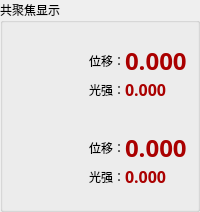
             <widget class="QGroupBox" name="groupBox_2">
              <property name="font">
               <font>
                <family>微软雅黑</family>
               </font>
              </property>
              <property name="title">
               <string>共聚焦显示</string>
              </property>
              <layout class="QVBoxLayout" name="verticalLayout_5">
               <property name="spacing">
                <number>10</number>
               </property>
               <property name="rightMargin">
                <number>0</number>
               </property>
               <item>
                <layout class="QHBoxLayout" name="horizontalLayout_15" stretch="2,1">
                 <property name="spacing">
                  <number>0</number>
                 </property>
                 <item>
                  <widget class="QWidget" name="widget_plot_top" native="true"/>
                 </item>
                 <item>
                  <layout class="QGridLayout" name="gridLayout_15">
                   <property name="topMargin">
                    <number>10</number>
                   </property>
                   <property name="rightMargin">
                    <number>10</number>
                   </property>
                   <property name="bottomMargin">
                    <number>10</number>
                   </property>
                   <property name="spacing">
                    <number>0</number>
                   </property>
                   <item row="0" column="0">
                    <widget class="QLabel" name="label_25">
                     <property name="text">
                      <string>位移：</string>
                     </property>
                     <property name="alignment">
                      <set>Qt::AlignRight|Qt::AlignTrailing|Qt::AlignVCenter</set>
                     </property>
                    </widget>
                   </item>
                   <item row="1" column="0">
                    <widget class="QLabel" name="label_26">
                     <property name="text">
                      <string>光强：</string>
                     </property>
                     <property name="alignment">
                      <set>Qt::AlignRight|Qt::AlignTrailing|Qt::AlignVCenter</set>
                     </property>
                    </widget>
                   </item>
                   <item row="0" column="1">
                    <widget class="QLabel" name="label_current_distance_top">
                     <property name="font">
                      <font>
                       <family>微软雅黑</family>
                       <pointsize>18</pointsize>
                       <weight>75</weight>
                       <bold>true</bold>
                      </font>
                     </property>
                     <property name="styleSheet">
                      <string notr="true">color: rgb(170, 0, 0);</string>
                     </property>
                     <property name="text">
                      <string>0.000</string>
                     </property>
                    </widget>
                   </item>
                   <item row="1" column="1">
                    <widget class="QLabel" name="label_current_intensity_top">
                     <property name="font">
                      <font>
                       <family>微软雅黑</family>
                       <pointsize>12</pointsize>
                       <weight>75</weight>
                       <bold>true</bold>
                      </font>
                     </property>
                     <property name="styleSheet">
                      <string notr="true">color: rgb(170, 0, 0);</string>
                     </property>
                     <property name="text">
                      <string>0.000</string>
                     </property>
                    </widget>
                   </item>
                  </layout>
                 </item>
                </layout>
               </item>
               <item>
                <layout class="QHBoxLayout" name="horizontalLayout_16" stretch="2,1">
                 <property name="spacing">
                  <number>0</number>
                 </property>
                 <item>
                  <widget class="QWidget" name="widget_plot_bottom" native="true"/>
                 </item>
                 <item>
                  <layout class="QGridLayout" name="gridLayout_16">
                   <property name="topMargin">
                    <number>10</number>
                   </property>
                   <property name="rightMargin">
                    <number>10</number>
                   </property>
                   <property name="bottomMargin">
                    <number>10</number>
                   </property>
                   <property name="spacing">
                    <number>0</number>
                   </property>
                   <item row="0" column="0">
                    <widget class="QLabel" name="label_29">
                     <property name="text">
                      <string>位移：</string>
                     </property>
                     <property name="alignment">
                      <set>Qt::AlignRight|Qt::AlignTrailing|Qt::AlignVCenter</set>
                     </property>
                    </widget>
                   </item>
                   <item row="1" column="0">
                    <widget class="QLabel" name="label_30">
                     <property name="text">
                      <string>光强：</string>
                     </property>
                     <property name="alignment">
                      <set>Qt::AlignRight|Qt::AlignTrailing|Qt::AlignVCenter</set>
                     </property>
                    </widget>
                   </item>
                   <item row="0" column="1">
                    <widget class="QLabel" name="label_current_distance_bottom">
                     <property name="font">
                      <font>
                       <family>微软雅黑</family>
                       <pointsize>18</pointsize>
                       <weight>75</weight>
                       <bold>true</bold>
                      </font>
                     </property>
                     <property name="styleSheet">
                      <string notr="true">color: rgb(170, 0, 0);</string>
                     </property>
                     <property name="text">
                      <string>0.000</string>
                     </property>
                    </widget>
                   </item>
                   <item row="1" column="1">
                    <widget class="QLabel" name="label_current_intensity_bottom">
                     <property name="font">
                      <font>
                       <family>微软雅黑</family>
                       <pointsize>12</pointsize>
                       <weight>75</weight>
                       <bold>true</bold>
                      </font>
                     </property>
                     <property name="styleSheet">
                      <string notr="true">color: rgb(170, 0, 0);</string>
                     </property>
                     <property name="text">
                      <string>0.000</string>
                     </property>
                    </widget>
                   </item>
                  </layout>
                 </item>
                </layout>
               </item>
              </layout>
             </widget>
